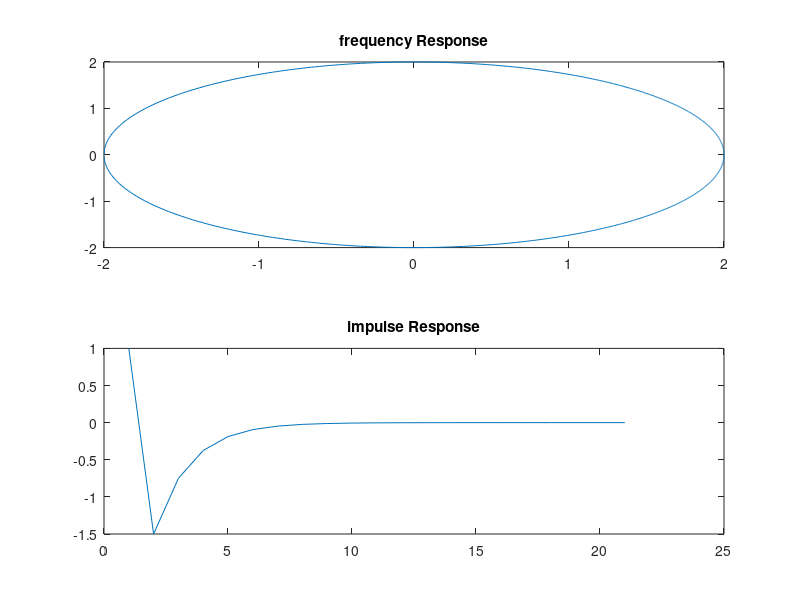

Recreate this plot in MATLAB.
p=0.5;
N=1001;
n=[1,-1/p];
d=[1,-p];
y1=freqz(n,d,N,'whole');
y2=impz(n,d);
figure
subplot(2,1,1)
plot(y1)
title('frequency Response')

subplot(2,1,2)
plot(y2)
title('impulse Response')
